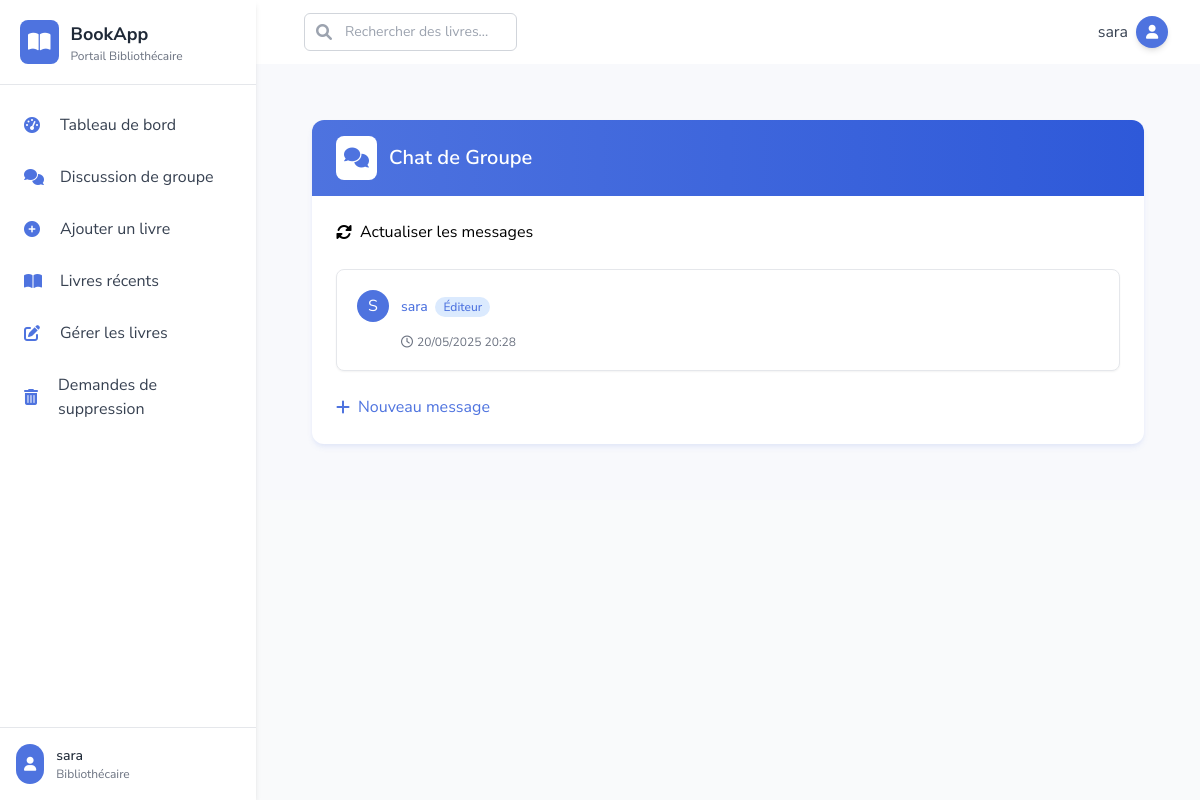
The page /llchat/ (signed in) on the database its author committed.
### bookstore/models.py (models this page shows, shortened)
class User(AbstractUser):
    is_admin = models.BooleanField(default=False)
    is_publisher = models.BooleanField(default=False)
    is_librarian = models.BooleanField(default=False)
    class Meta:
        swappable = 'AUTH_USER_MODEL'

class Chat(models.Model):
    user = models.ForeignKey(User, on_delete=models.CASCADE)
    message = models.TextField()
    posted_at = models.DateTimeField(auto_now=True, null=True)

### bookstore/views.py (the view)
# urls.py: path('llchat/', views.LListChat.as_view(), name='llchat'),
class LListChat(LoginRequiredMixin, ListView):
	model = Chat
	template_name = 'librarian/chat_list.html'
	def get_queryset(self):
		return Chat.objects.filter(posted_at__lt=timezone.now()).order_by('posted_at')

### bookstore/templates/librarian/chat_list.html (shortened to what this page needs)
{% extends 'librarian/base.html' %}
{% block content %}
<div class="max-w-4xl mx-auto px-4 sm:px-6 lg:px-8 py-8">
  <div class="bg-white shadow-card rounded-xl overflow-hidden transition-all duration-300 hover:shadow-lg">
    <div class="px-6 py-4 bg-gradient-to-r from-primary to-primary-dark">
      <div class="flex items-center">
        <div class="bg-white p-2 rounded-lg mr-3">
          <i class="fas fa-comments text-primary text-xl"></i>
        </div>
        <h3 class="text-xl font-semibold text-white">Chat de Groupe</h3>
      </div>
    </div>
    <div class="px-6 py-6">
      <div class="mb-6">
        <a href="/llchat" class="btn-primary inline-flex items-center">
          <i class="fas fa-sync-alt mr-2"></i>
          Actualiser les messages
        </a>
      </div>
      <div class="space-y-4">
        {% for chat in object_list %}
        <div class="bg-white p-5 rounded-lg border border-gray-200 shadow-sm hover:shadow-md transition-shadow duration-200">
          <div class="flex items-center mb-3">
            <div class="flex-shrink-0 mr-3">
              <div class="h-8 w-8 rounded-full bg-primary flex items-center justify-center text-white">
                {{ chat.user.username|first|upper }}
              </div>
            </div>
            <div>
              {% if chat.user.is_superuser or chat.user.is_admin %}
              <span class="text-sm font-medium text-green-600">
                {{ chat.user }} <span class="text-xs bg-green-100 text-green-800 px-2 py-0.5 rounded-full ml-1">Admin</span>
              </span>
              {% elif chat.user.is_librarian %}
              <span class="text-sm font-medium text-red-600">
                {{ chat.user }} <span class="text-xs bg-red-100 text-red-800 px-2 py-0.5 rounded-full ml-1">Bibliothécaire</span>
              </span>
              {% else %}
              <span class="text-sm font-medium text-primary">
                {{ chat.user }} <span class="text-xs bg-blue-100 text-primary px-2 py-0.5 rounded-full ml-1">Éditeur</span>
              </span>
              {% endif %}
            </div>
          </div>
          <div class="pl-11">
            <div class="text-xs text-gray-500 flex items-center">
              <i class="far fa-clock mr-1"></i>
              {{ chat.posted_at|date:"d/m/Y H:i" }}
            </div>
          </div>
        </div>
        {% endfor %}
      </div>
      <div class="mt-6">
        <a href="{% url 'lcchat' %}" class="btn-secondary border-primary text-primary hover:bg-primary-light inline-flex items-center">
          <i class="fas fa-plus mr-2"></i>
          Nouveau message
        </a>
      </div>
    </div>
  </div>
</div>
{% endblock %}

### bookstore/templates/librarian/base.html (shortened to what this page needs)
{% load static %}
<!DOCTYPE html>
<html lang="fr">
<head>
    <script src="https://cdn.tailwindcss.com"></script>
    <link rel="stylesheet" href="https://cdnjs.cloudflare.com/ajax/libs/font-awesome/6.0.0/css/all.min.css" />
</head>
<body class="bg-gray-50 font-sans">
    <div class="min-h-screen flex">
        <aside class="w-64 bg-white shadow-md fixed h-full transition-all duration-300 transform z-20" id="sidebar">
            <div class="p-5 border-b border-gray-200">
                <a href="{% url 'librarian' %}" class="flex items-center space-x-3">
                    <div class="bg-primary p-2 rounded-lg">
                        <i class="fas fa-book-open text-xl text-white"></i>
                    </div>
                    <div>
                        <h5 class="text-lg font-bold text-gray-800">BookApp</h5>
                        <p class="text-xs text-gray-500">Portail Bibliothécaire</p>
                    </div>
                </a>
            </div>
            <nav class="mt-4 px-3">
                <a href="{% url 'librarian' %}" class="sidebar-item flex items-center px-3 py-3 rounded-lg mb-1 hover:bg-primary-light">
                    <i class="fas fa-tachometer-alt w-6 text-primary"></i>
                    <span class="ml-3 text-gray-700">Tableau de bord</span>
                </a>
                <a href="{% url 'llchat' %}" class="sidebar-item flex items-center px-3 py-3 rounded-lg mb-1 hover:bg-primary-light">
                    <i class="fas fa-comments w-6 text-primary"></i>
                    <span class="ml-3 text-gray-700">Discussion de groupe</span>
                </a>
                <a href="{% url 'labook_form' %}" class="sidebar-item flex items-center px-3 py-3 rounded-lg mb-1 hover:bg-primary-light">
                    <i class="fas fa-plus-circle w-6 text-primary"></i>
                    <span class="ml-3 text-gray-700">Ajouter un livre</span>
                </a>
                <a href="{% url 'llbook' %}" class="sidebar-item flex items-center px-3 py-3 rounded-lg mb-1 hover:bg-primary-light">
                    <i class="fas fa-book-open w-6 text-primary"></i>
                    <span class="ml-3 text-gray-700">Livres récents</span>
                </a>
                <a href="{% url 'lmbook' %}" class="sidebar-item flex items-center px-3 py-3 rounded-lg mb-1 hover:bg-primary-light">
                    <i class="fas fa-edit w-6 text-primary"></i>
                    <span class="ml-3 text-gray-700">Gérer les livres</span>
                </a>
                <a href="{% url 'ldrequest' %}" class="sidebar-item flex items-center px-3 py-3 rounded-lg mb-1 hover:bg-primary-light">
                    <i class="fas fa-trash-alt w-6 text-primary"></i>
                    <span class="ml-3 text-gray-700">Demandes de suppression</span>
                </a>
            </nav>
            <div class="absolute bottom-0 w-full p-4 border-t border-gray-200 bg-white">
                <div class="flex items-center space-x-3">
                    <div class="bg-primary p-2 rounded-full">
                        <i class="fas fa-user text-white text-sm"></i>
                    </div>
                    <div>
                        <div class="text-sm font-medium text-gray-800">{{ user.username }}</div>
                        <div class="text-xs text-gray-500">Bibliothécaire</div>
                    </div>
                </div>
            </div>
        </aside>
        <div class="flex-1 ml-64">
            <nav class="bg-white shadow-sm">
                <div class="max-w-7xl mx-auto px-4 sm:px-6 lg:px-8">
                    <div class="flex justify-between h-16 items-center">
                        <div class="flex items-center">
                            <form class="ml-4 flex-1" action="{% url 'lsearch' %}">
                                <div class="w-full max-w-lg lg:max-w-xs">
                                    <div class="relative">
                                        <div class="absolute inset-y-0 left-0 pl-3 flex items-center pointer-events-none">
                                        </div>
                                        <input id="search" name="query"
                                            class="input-focus block w-full pl-10 pr-3 py-2 border border-gray-300 rounded-md bg-white placeholder-gray-400 focus:outline-none focus:ring-2 focus:ring-primary focus:border-transparent sm:text-sm"
                                            placeholder="Rechercher des livres..."
                                            type="search" />
                                    </div>
                                </div>
                            </form>
                        </div>
                        <div class="flex items-center">
                            <div class="ml-3 relative">
                                <div class="flex items-center">
                                    <span class="text-gray-700 mr-2 hidden md:block">{{ user.username }}</span>
                                    <button type="button" class="relative flex text-sm focus:outline-none" id="user-menu-button">
                                        <div class="h-8 w-8 rounded-full bg-primary flex items-center justify-center text-white shadow-md">
                                            <i class="fas fa-user text-sm"></i>
                                        </div>
                                    </button>
                                </div>
                            </div>
                        </div>
                    </div>
                </div>
            </nav>
            <main class="flex-1 p-6 bg-secondary">
                {% block content %}{% endblock %}
            </main>
        </div>
    </div>
</body>
</html>

### bookstore/templates/librarian/base.html (style rules this page uses)
.sidebar-item { transition: all 0.3s ease; }

### rows shown on the page
User: username "sara"
Chat: user.username|first "S", user "sara", posted_at "20/05/2025 20:28"
